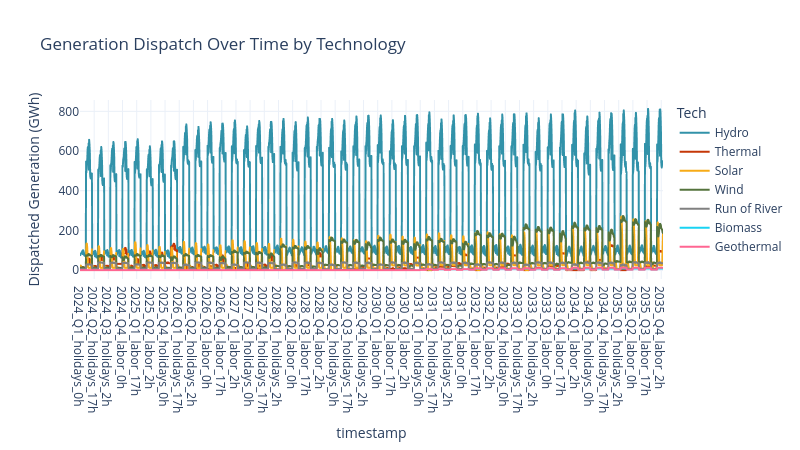

Write notebook code for a chart like this one.
### Markdown cell above
## Wind Dispatch

### Code cell
import pandas as pd
import swcol as sw

scenario_path = '../../model/'
scenario_path = '../../data/Colombia/scenarios/1/'
model_outputs_path = scenario_path+'outputs/'
parse_tech, colors, tech_order, tech_colors = sw.template.get() # Template

# Load and preprocess data
sce_sw = pd.read_csv(model_outputs_path + '/dispatch.csv')
sce_sw['year'] = sce_sw['timestamp'].str[:4]
sce_sw = sce_sw[~sce_sw['timestamp'].str.contains('^2023')]
sce_sw['Energy_TWh_typical_yr'] = sce_sw['Energy_GWh_typical_yr'] / 1000
sce_sw.rename(columns={'gen_tech': 'Tech'}, inplace=True)

# Optionally map tech names if a template is provided
parse_tech, _, _, _ = sw.template.get()
sce_sw['Tech'] = sce_sw['Tech'].replace(parse_tech)

# Group and sum the energy by year and tech
# print(sce_sw.head(3))
#table = sce_sw.groupby(['timestamp', 'Tech'])['Energy_GWh_typical_yr'].sum().reset_index()
table = sce_sw.groupby(['timestamp', 'Tech']).agg({
    'Energy_GWh_typical_yr': 'sum'
}).reset_index()

print(table.columns)
# Optional: sort for cleaner display
#table = table.sort_values(by=['year', 'Energy_TWh_typical_yr'], ascending=[True, False])

# Display the table

#table = table[table['Tech'] == 'Hydro']

import plotly.express as px
fig = px.line(
    table, x='timestamp', y='Energy_GWh_typical_yr',
    color='Tech', title='Generation Dispatch Over Time by Technology',
    labels={'Energy_GWh_typical_yr': 'Dispatched Generation (GWh)'},
    color_discrete_map=tech_colors,
    category_orders={"Tech": tech_order},
    height=9*50, width=16*50,
    template='plotly_white',)

fig.show()

table.head(10)

### Figure 1 — Plotly figure (JSON) as saved in the notebook; plotly's stock layout.template omitted (floating-point values rounded to 4 significant figures; data arrays with more than 128 entries replaced by an {"elided": "..."} marker saying what was removed)
{"data": [{"hovertemplate": "Tech=Hydro<br>timestamp=%{x}<br>Dispatched Generation (GWh)=%{y}<extra></extra>", "legendgroup": "Hydro", "line": {"color": "#3292A9", "dash": "solid"}, "marker": {"symbol": "circle"}, "mode": "lines", "name": "Hydro", "showlegend": true, "type": "scattergl", "x": {"elided": "2304 str values"}, "xaxis": "x", "y": {"elided": "2304 float values"}, "yaxis": "y"}, {"hovertemplate": "Tech=Thermal<br>timestamp=%{x}<br>Dispatched Generation (GWh)=%{y}<extra></extra>", "legendgroup": "Thermal", "line": {"color": "#C53707", "dash": "solid"}, "marker": {"symbol": "circle"}, "mode": "lines", "name": "Thermal", "showlegend": true, "type": "scattergl", "x": {"elided": "2304 str values"}, "xaxis": "x", "y": {"elided": "2304 float values"}, "yaxis": "y"}, {"hovertemplate": "Tech=Solar<br>timestamp=%{x}<br>Dispatched Generation (GWh)=%{y}<extra></extra>", "legendgroup": "Solar", "line": {"color": "#F7AB17", "dash": "solid"}, "marker": {"symbol": "circle"}, "mode": "lines", "name": "Solar", "showlegend": true, "type": "scattergl", "x": {"elided": "2304 str values"}, "xaxis": "x", "y": {"elided": "2304 float values"}, "yaxis": "y"}, {"hovertemplate": "Tech=Wind<br>timestamp=%{x}<br>Dispatched Generation (GWh)=%{y}<extra></extra>", "legendgroup": "Wind", "line": {"color": "#55733D", "dash": "solid"}, "marker": {"symbol": "circle"}, "mode": "lines", "name": "Wind", "showlegend": true, "type": "scattergl", "x": {"elided": "2304 str values"}, "xaxis": "x", "y": {"elided": "2304 float values"}, "yaxis": "y"}, {"hovertemplate": "Tech=Run of River<br>timestamp=%{x}<br>Dispatched Generation (GWh)=%{y}<extra></extra>", "legendgroup": "Run of River", "line": {"color": "#808080", "dash": "solid"}, "marker": {"symbol": "circle"}, "mode": "lines", "name": "Run of River", "showlegend": true, "type": "scattergl", "x": {"elided": "2304 str values"}, "xaxis": "x", "y": {"elided": "2304 float values"}, "yaxis": "y"}, {"hovertemplate": "Tech=Biomass<br>timestamp=%{x}<br>Dispatched Generation (GWh)=%{y}<extra></extra>", "legendgroup": "Biomass", "line": {"color": "#19d3f3", "dash": "solid"}, "marker": {"symbol": "circle"}, "mode": "lines", "name": "Biomass", "showlegend": true, "type": "scattergl", "x": {"elided": "2304 str values"}, "xaxis": "x", "y": {"elided": "2304 float values"}, "yaxis": "y"}, {"hovertemplate": "Tech=Geothermal<br>timestamp=%{x}<br>Dispatched Generation (GWh)=%{y}<extra></extra>", "legendgroup": "Geothermal", "line": {"color": "#FF6692", "dash": "solid"}, "marker": {"symbol": "circle"}, "mode": "lines", "name": "Geothermal", "showlegend": true, "type": "scattergl", "x": {"elided": "2304 str values"}, "xaxis": "x", "y": {"elided": "2304 float values"}, "yaxis": "y"}], "layout": {"height": 450, "legend": {"title": {"text": "Tech"}, "tracegroupgap": 0}, "title": {"text": "Generation Dispatch Over Time by Technology"}, "width": 800, "xaxis": {"anchor": "y", "domain": [0, 1], "title": {"text": "timestamp"}}, "yaxis": {"anchor": "x", "domain": [0, 1], "title": {"text": "Dispatched Generation (GWh)"}}}}
